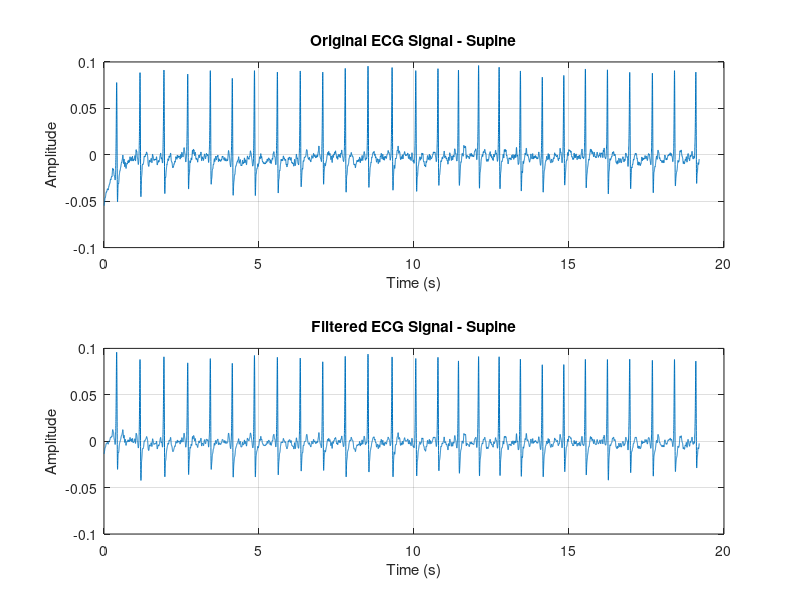

Reproduce this figure in MATLAB. (Note: this script raises an error after producing the figure.)
clear all;
close all;
clc;

% Load the ECG data
ECG = load('samin_ECG-L05');
ECG_1 = ECG.data(:,1);  % Channel 1 (ECG signal)

% Assume the sampling rate is given
Fs = 1011.35;  % Sampling rate in Hz

% Define the time vector based on the number of samples and sampling rate
num_samples = length(ECG_1);
ts = (0:num_samples-1) / Fs;  % Time vector in seconds

% Stage timings in seconds
stages = [0, 19.20;   % Supine
          19.21, 38.40;   % Seated
          38.41, 70.40;   % Deep Breathing
          70.41, 140.80]; % After Exercise

stage_names = {'Supine', 'Seated', 'Deep Breathing', 'After Exercise'};

% Bandpass filter for ECG signal (0.5 Hz to 40 Hz)
low_cutoff = 0.5;   % Lower bound of heart rate (0.5 Hz)
high_cutoff = 40;   % Upper bound of heart rate (40 Hz)
[b, a] = butter(2, [low_cutoff, high_cutoff] / (Fs / 2), 'bandpass');  % 2nd-order Butterworth filter

% Loop through each stage
for i = 1:size(stages, 1)
    
    % Convert stage times to indices
    start_idx = max(1, round(stages(i, 1) * Fs));  % Ensure start index is at least 1
    end_idx = min(num_samples, round(stages(i, 2) * Fs));  % Ensure end index doesn't exceed array size
    
    ECG_stage = ECG_1(start_idx:end_idx);
    ts_stage = ts(start_idx:end_idx);

    % Filter the ECG signal
    filtered_ECG_stage = filtfilt(b, a, ECG_stage);

    % Plot original ECG data for the current stage
    figure;
    subplot(2, 1, 1);
    plot(ts_stage, ECG_stage);
    xlabel('Time (s)');
    ylabel('Amplitude');
    title(['Original ECG Signal - ', stage_names{i}]);
    grid on;
    
    % Plot filtered ECG data for the current stage
    subplot(2, 1, 2);
    plot(ts_stage, filtered_ECG_stage);
    xlabel('Time (s)');
    ylabel('Amplitude');
    title(['Filtered ECG Signal - ', stage_names{i}]);
    grid on;
    
    % Adjust R-peak detection parameters based on the stage
    if strcmp(stage_names{i}, 'After Exercise')
        [~, r_locs] = findpeaks(filtered_ECG_stage, 'MinPeakHeight', 0.04, 'MinPeakDistance', 0.4 * Fs);  % More sensitive for high HR
    elseif strcmp(stage_names{i}, 'Deep Breathing')
        [~, r_locs] = findpeaks(filtered_ECG_stage, 'MinPeakHeight', 0.004, 'MinPeakDistance', 0.44 * Fs);
    else
        [~, r_locs] = findpeaks(filtered_ECG_stage, 'MinPeakHeight', 0.05, 'MinPeakDistance', 0.37 * Fs);  % Standard peak detection
    end

    % Mark R-peaks on filtered signal
    figure;
    plot(ts_stage, filtered_ECG_stage);
    hold on;
    plot(ts_stage(r_locs), filtered_ECG_stage(r_locs), 'ro');  % Mark R-peaks with red circles
    xlabel('Time (s)');
    ylabel('Amplitude');
    title(['Filtered ECG Signal with Detected R-peaks - ', stage_names{i}]);
    grid on;

    % Calculate BPM for the current stage
    if length(r_locs) > 1
        rr_intervals = diff(r_locs) / Fs;  % Time intervals between R-peaks in seconds
        average_rr = mean(rr_intervals);   % Average time between R-peaks
        bpm = 60 / average_rr;             % Convert to beats per minute
    else
        bpm = NaN;  % Not enough peaks detected
    end

    % Display BPM result
    disp([stage_names{i}, ' - Estimated Heart Rate: ', num2str(bpm), ' BPM']);
end
